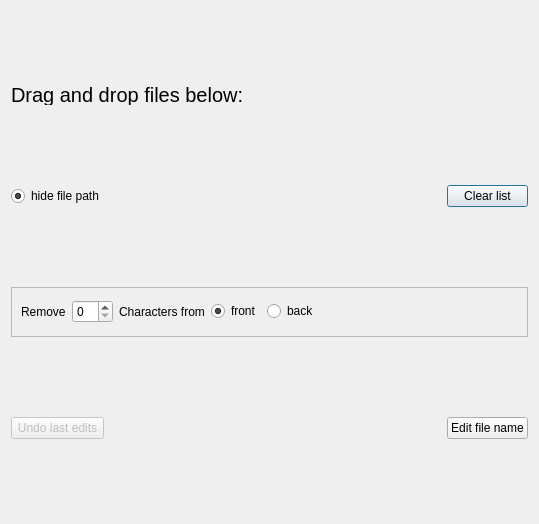
<?xml version="1.0" encoding="UTF-8"?>
<ui version="4.0">
 <class>RenameDialog</class>
 <widget class="QDialog" name="RenameDialog">
  <property name="geometry">
   <rect>
    <x>0</x>
    <y>0</y>
    <width>539</width>
    <height>524</height>
   </rect>
  </property>
  <property name="windowTitle">
   <string>Edit file names in batches</string>
  </property>
  <layout class="QGridLayout" name="gridLayout_2">
   <item row="1" column="0" colspan="3">
    <layout class="QGridLayout" name="gridLayoutRename"/>
   </item>
   <item row="2" column="2">
    <widget class="QPushButton" name="pushButtonClearList">
     <property name="text">
      <string>Clear list</string>
     </property>
    </widget>
   </item>
   <item row="4" column="2">
    <widget class="QPushButton" name="pushButtonEdit">
     <property name="maximumSize">
      <size>
       <width>150</width>
       <height>16777215</height>
      </size>
     </property>
     <property name="text">
      <string>Edit file name</string>
     </property>
    </widget>
   </item>
   <item row="2" column="0">
    <widget class="QRadioButton" name="radioButtonHidePath">
     <property name="text">
      <string>hide file path</string>
     </property>
     <property name="checked">
      <bool>true</bool>
     </property>
    </widget>
   </item>
   <item row="3" column="0" colspan="3">
    <widget class="QFrame" name="frame">
     <property name="maximumSize">
      <size>
       <width>16777215</width>
       <height>50</height>
      </size>
     </property>
     <property name="frameShape">
      <enum>QFrame::StyledPanel</enum>
     </property>
     <property name="frameShadow">
      <enum>QFrame::Raised</enum>
     </property>
     <layout class="QGridLayout" name="gridLayout">
      <item row="1" column="2" colspan="2">
       <widget class="QLabel" name="label_4">
        <property name="text">
         <string>Characters from</string>
        </property>
       </widget>
      </item>
      <item row="1" column="1">
       <widget class="QSpinBox" name="spinBox"/>
      </item>
      <item row="1" column="0">
       <widget class="QLabel" name="label_3">
        <property name="text">
         <string>Remove</string>
        </property>
       </widget>
      </item>
      <item row="1" column="5">
       <widget class="QRadioButton" name="radioButtonBack">
        <property name="text">
         <string>back</string>
        </property>
       </widget>
      </item>
      <item row="1" column="4">
       <widget class="QRadioButton" name="radioButtonFront">
        <property name="text">
         <string>front</string>
        </property>
        <property name="checked">
         <bool>true</bool>
        </property>
       </widget>
      </item>
      <item row="1" column="6">
       <spacer name="horizontalSpacer">
        <property name="orientation">
         <enum>Qt::Horizontal</enum>
        </property>
        <property name="sizeHint" stdset="0">
         <size>
          <width>40</width>
          <height>20</height>
         </size>
        </property>
       </spacer>
      </item>
     </layout>
    </widget>
   </item>
   <item row="4" column="0">
    <widget class="QPushButton" name="pushButtonUndo">
     <property name="enabled">
      <bool>false</bool>
     </property>
     <property name="text">
      <string>Undo last edits</string>
     </property>
    </widget>
   </item>
   <item row="0" column="0" colspan="3">
    <widget class="QLabel" name="label">
     <property name="maximumSize">
      <size>
       <width>16777215</width>
       <height>20</height>
      </size>
     </property>
     <property name="font">
      <font>
       <pointsize>15</pointsize>
      </font>
     </property>
     <property name="text">
      <string>Drag and drop files below:</string>
     </property>
    </widget>
   </item>
   <item row="4" column="1">
    <spacer name="horizontalSpacer_2">
     <property name="orientation">
      <enum>Qt::Horizontal</enum>
     </property>
     <property name="sizeHint" stdset="0">
      <size>
       <width>40</width>
       <height>20</height>
      </size>
     </property>
    </spacer>
   </item>
  </layout>
 </widget>
 <resources/>
 <connections/>
</ui>
